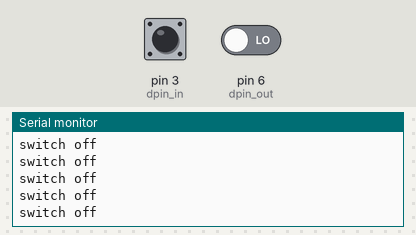
Recording of a sketch running on a simulated Arduino Uno, built with avr-gcc and run on an emulated ATmega328P. On the bench: the last lines printed to the serial monitor. The inputs (shaded band) are chosen by the test bench; at power-on: pin 3 (dpin_in) HIGH, pin 6 (dpin_out) LOW.

Above: at 1.2 s.
1.3 s: pin 3 (dpin_in) pulled LOW for 0.15 s
At 1.32 s:
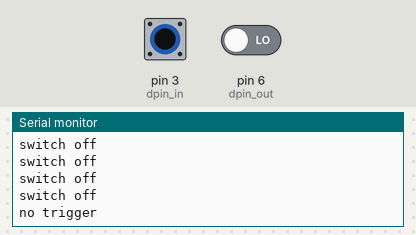
2.9 s: pin 3 (dpin_in) driven LOW and pin 6 (dpin_out) driven HIGH
At 2.92 s:
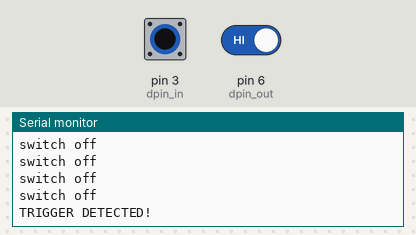

The sketch:

SimpleTest.ino
```cpp
#define dpin_in 3
#define dpin_out 6


void setup() {
  Serial.begin(250000);
  // TriggerCheck mapping: dpin_in = lock (INPUT_PULLUP), dpin_out = triggerPin (INPUT)
  pinMode(dpin_in, INPUT_PULLUP);
  pinMode(dpin_out, INPUT);
}

void loop() {
  if (digitalRead(dpin_in) == LOW) {
    if (digitalRead(dpin_out) == HIGH) {
      Serial.println("TRIGGER DETECTED!");
    } else {
      Serial.println("no trigger");
    }
  } else {
    Serial.println("switch off");
  }
  delay(50);
}
```

Measured:
- after the input at 1.3 s, the serial monitor: prints a new line at once (image 1)
- after the input at 2.9 s, the serial monitor: prints a new line at once (image 2)
